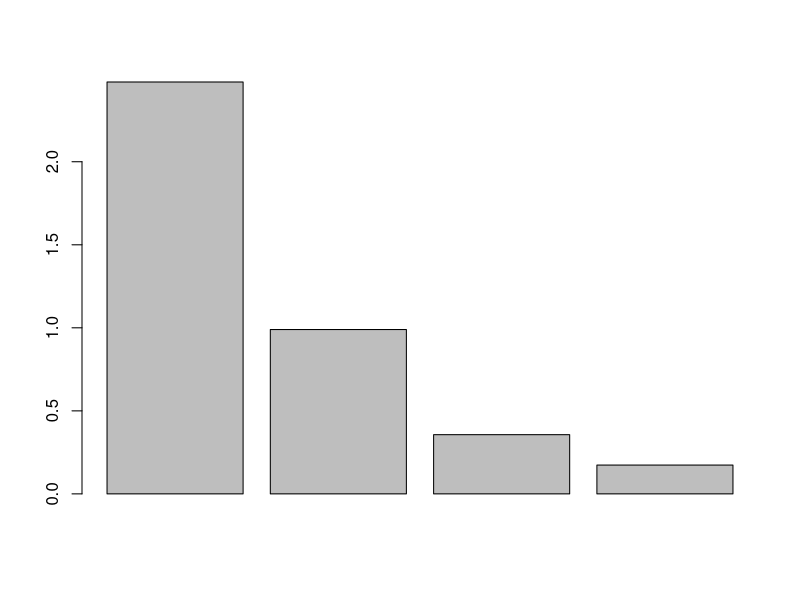
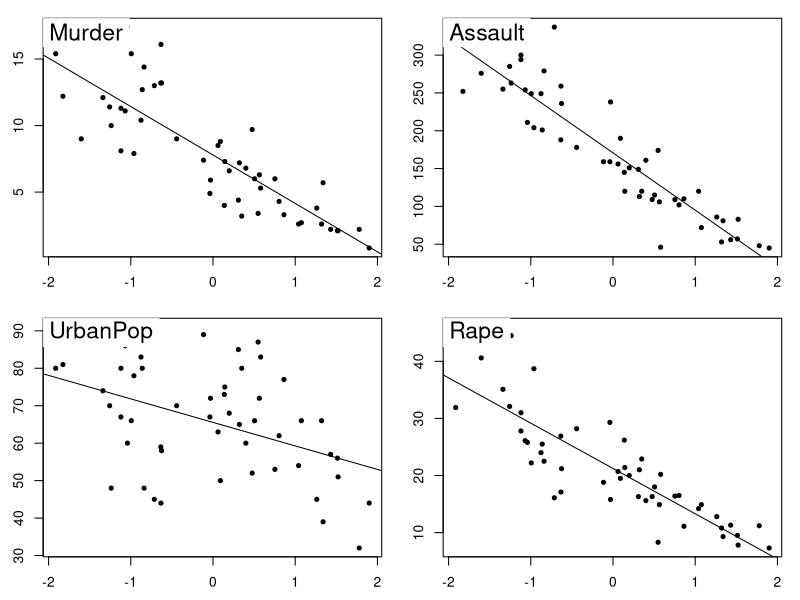
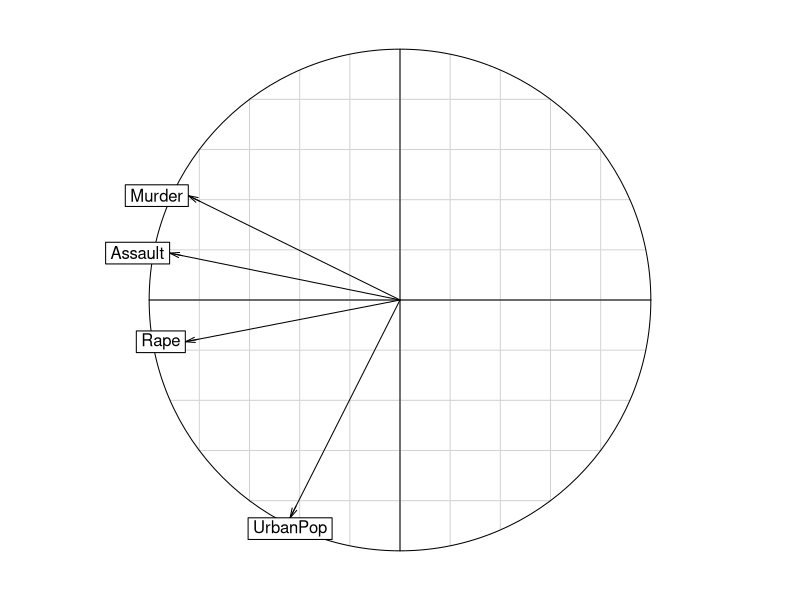
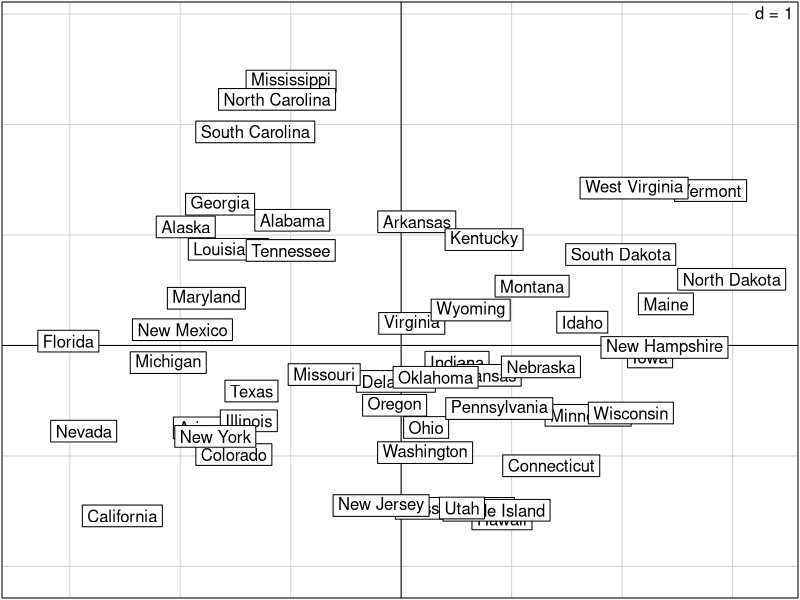
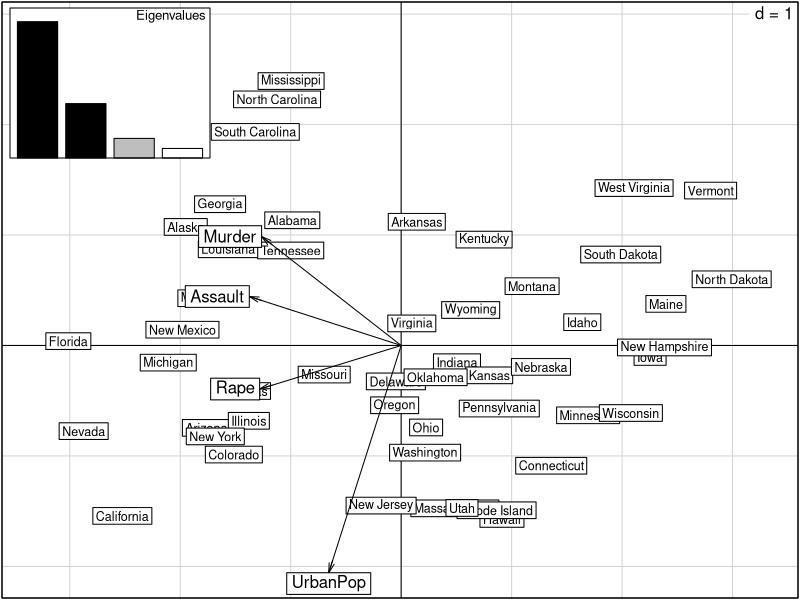
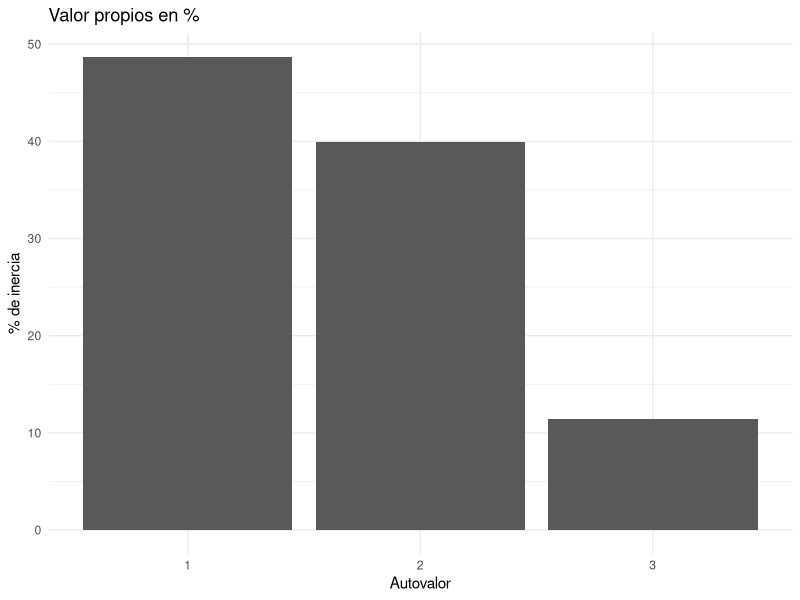
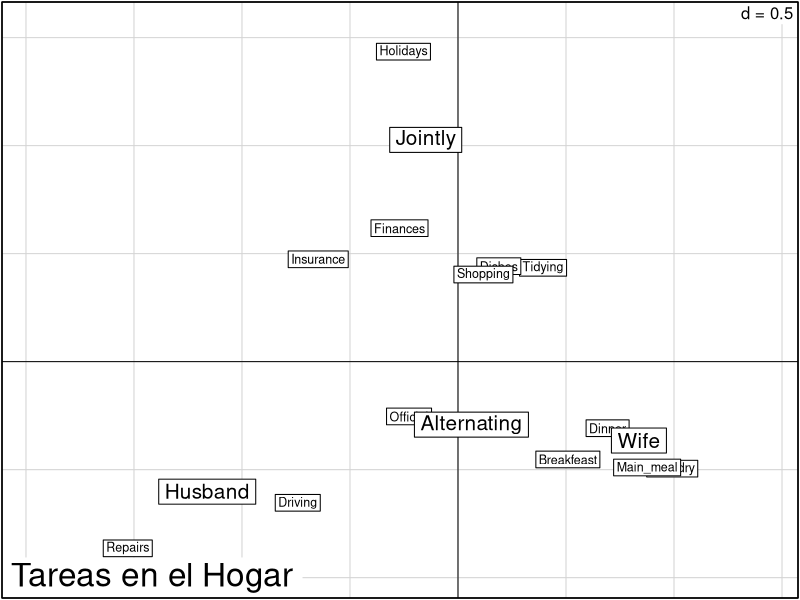
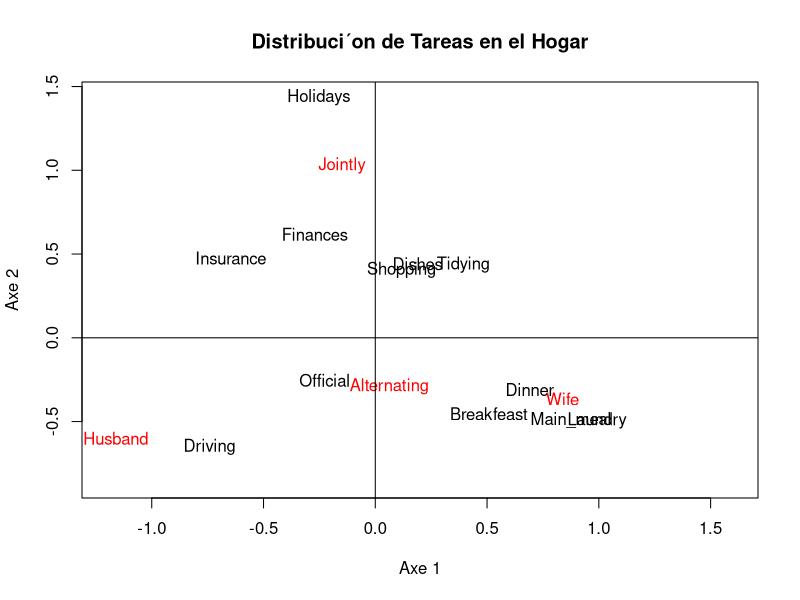

Reproduce these figures in R, in order.
## ---- chunk 1
knitr::opts_chunk$set(warning = FALSE, message = FALSE)
library(tidyverse) # To manipulate data, and other things
library(ggforce) # To use ggcircle
library(openxlsx) # To manipulate Excel
library(kableExtra) # To make beatiful tables
library(ade4)



tryCatch(
    {
        # Directorio donde se ubica el qmd
        directory <- dirname(rstudioapi::getSourceEditorContext()$path)
        setwd(directory) # Establecer el directorio del archivo como la raiz
    },
    error = function(e) {
        message("")
        print("")
    }
)
## ---- chunk 2
data(USArrests)

# We make the pca
acp_res <- dudi.pca(USArrests, scannf = FALSE, nf = 3)


# We check that type of the object acp_res
is.dudi(acp_res)


# We check the rank of the matrix
acp_res$rank


# We check the number of factors
acp_res$nf

# We check the eigen values
acp_res$eig

# We do a bar plot
barplot(acp_res$eig)

# We check the table centered, and also standarized
acp_res$tab

# We check the weights of the columns
acp_res$cw

# We get the weight of the rows
acp_res$lw

# We get the coordinates of the rows
acp_res$li

# We get the coordinates standarized of the rows
acp_res$l1

# We get the coordinates of the columns
acp_res$co

# We get the coordinates standarized of the columns
acp_res$c1

# We get a plot of the relation between the coordinates of the pca 1 vs variables
score(acp_res)


# Correlations circle
s.corcircle(acp_res$co)

# Principal plane
s.label(acp_res$li)

# Simmultanious correlation variables, and principal plane and value of eigen values
scatter(acp_res)
## ---- chunk 3
# We load the data
data(housetasks)


## ---- chunk 4
# We make a chi square test
chisq.test(housetasks)


## ---- chunk 5
# We estimate the row profiles
round(housetasks / apply(housetasks, 1, sum), 2)

# We estimate the column profiles
round(t(housetasks) / apply(t(housetasks), 1, sum), 2)

# We estimate the weight of the rows
round(apply(housetasks, 1, sum) / sum(housetasks), 2)

# We estima the weight of the columns
round(apply(housetasks, 2, sum) / sum(housetasks), 2)
## ---- chunk 6
# We make a afc
z <- dudi.coa(df = housetasks, scannf = F, nf = 3)

# We get the eigen values
round(z$eig, 2)


# Inertia explained by each eigen value
round(z$eig / sum(z$eig) * 100, 2)
## ---- chunk 7
# We make the plot of the eigen values to check the inertia, and the inflection point
inercia <- z$eig / sum(z$eig) * 100


# Bar plot
ggplot(, aes(x = c("1", "2", "3"), y = inercia)) +
    geom_bar(stat = "identity") +
    labs(x = "Autovalor", y = "% de inercia") +
    theme_minimal() +
    ggtitle("Valor propios en %")
## ---- chunk 8
# Factorial plane
scatter(z, method = 1, sub = "Tareas en el Hogar", posieig = "none")


# Second way to make factorial plane
plot(z$li[, 1], z$li[, 2], type = "n", xlab = "Axe 1", ylab = "Axe 2", xlim = c(-1.2, 1.6))
text(z$li[, 1], z$li[, 2], label = row.names(housetasks))
text(z$co[, 1], z$co[, 2], label = colnames(housetasks), col = "red")
title("Distribuci´on de Tareas en el Hogar")
abline(h = 0, v = 0)

## ---- chunk 9
# Coordinates of rows profiles
round(z$li, 2)


# Coordinates of columns profiles
round(z$co, 2)

## ---- chunk 10
# We estimate the contribution of the columns to the inertia
inertia.dudi(z, col.inertia = T)$col.abs


# We estimate the contribution of the rows to the inertia
inertia.dudi(z, row.inertia = T)$row.abs

## ---- chunk 11
# We read the data
profesiones <- read.xlsx("Ejercicios-Cap4.xlsx", 1)


# We make the afc

rownames(profesiones) <- profesiones[, 1]
profesiones <- profesiones[, -1]


profesiones_coa <- dudi.coa(df = profesiones, scannf = F, nf = 4)

scatter(profesiones_coa)
## ---- chunk 12
# Factorial plane 3-4
ggplot(, ) +
    geom_label(aes(x = profesiones_coa$li[, 3], y = profesiones_coa$li[, 4], label = rownames(profesiones))) +
    geom_label(aes(x = profesiones_coa$co[, 3], y = profesiones_coa$co[, 4], label = colnames(profesiones))) +
    geom_vline(xintercept = 0) +
    geom_hline(yintercept = 0) +
    theme_minimal() +
    labs(x = "Eje 3", y = "Eje 4") +
    ggtitle("Plano factorial 3-4")
## ---- chunk 13
# We estimate the row profiles
row_profiles_profesiones <- profesiones / apply(profesiones, 1, sum)
row_profiles_profesiones$profesion <- rownames(row_profiles_profesiones)
row_profiles_profesiones <- row_profiles_profesiones %>% gather(key = "Respuesta", value = "Valor", 1:5)

row_profiles_profesiones %>%
    filter(profesion %in% c("Agricultures ", "Patrón empresa o comercio ")) %>%
    ggplot(aes(x = Respuesta, y = Valor, fill = profesion)) +
    geom_bar(stat = "identity") +
    facet_wrap(. ~ profesion) +
    theme_minimal() +
    labs(fill = "Profesión", x = "Respuesta", y = "Valor")
## ---- chunk 14
exportaciones <- read.xlsx("Ejercicios-Cap4.xlsx", 2)
rownames(exportaciones) <- exportaciones[, 1]
exportaciones <- exportaciones[, -1]
## ---- chunk 15
exportaciones_coa <- dudi.coa(df = exportaciones, scannf = F, nf = 4)
scatter(exportaciones_coa, posieig = "none")
## ---- chunk 16
exportaciones_pca <- dudi.pca(df = exportaciones, scannf = F, nf = 4)
scatter(exportaciones_pca, posieig = "none")
## ---- chunk 17
# We load the data
data(ours)

# We show the table
ours

# We show a summary of the data
summary(ours)

# We make a dispersion plot, boxplot
boxplot(dudi.acm(ours, scan = FALSE))


# We make the disjuntive code
our_disyuntivo <- acm.disjonctif(ours)

# We make a burt table
acm.burt(ours, ours)


# ACM results
ours_acm <- dudi.acm(ours, scann = FALSE, nf = 3)

# We check the eigen values
apply(ours_acm$cr, 2, mean)

ours_acm$eig[1:ours_acm$nf]

# Plot of eigen values
inercia <- ours_acm$eig / sum(ours_acm$eig) * 100
barplot(inercia, ylab = "% de inercia", names.arg = round(inercia, 2))
title("Valor propios en %")


# Factorial plane representation
plot(ours_acm$li[, 1], ours_acm$li[, 2], type = "n", xlab = "Axe 1", ylab = "Axe 2", xlim = c(-1.2, 1.6))
text(ours_acm$li[, 1], ours_acm$li[, 2], label = row.names(ours))
text(ours_acm$co[, 1], ours_acm$co[, 2], label = colnames(our_disyuntivo), col = "red")
title("Distribución de 38 Osos")
abline(h = 0, v = 0)

# Main plane with intensities
s.value(ours_acm$li, ours_acm$li[, 3])
## ---- chunk 18
bb <- acm.burt(ours, ours)
bbcoa <- dudi.coa(bb, scann = FALSE)
plot(ours_acm$c1[, 1], bbcoa$c1[, 1])
bd <- acm.disjonctif(ours)
bdcoa <- dudi.coa(bd, scann = FALSE)
plot(ours_acm$li[, 1], bdcoa$li[, 1])
plot(ours_acm$co[, 1], dudi.coa(bd, scann = FALSE)$co[, 1])
## ---- chunk 19
df_ejercicio_6_cap_5 <- read.xlsx("./Ejercicios-Cap5.xlsx", 1)

perros <- df_ejercicio_6_cap_5 %>%
    select(-Raza) %>%
    mutate(across(where(is.numeric), as.factor))

perros_acm <- dudi.acm(df = perros[, -7], scann = FALSE, nf = 5)
## ---- chunk 20
# We make a plot of the inertia
(inercia <- perros_acm$eig / sum(perros_acm$eig) * 100)
cumsum(inercia)
barplot(inercia, ylab = "% de inercia", names.arg = round(inercia, 2))
title("Valor propios en %")

## ---- chunk 21
perros_disyuntivo <- acm.disjonctif(perros[, -7])
rownames(perros) <- df_ejercicio_6_cap_5$Raza
# Factorial plane representation
plot(perros_acm$li[, 1], perros_acm$li[, 2], type = "n", xlab = "Axe 1", ylab = "Axe 2", xlim = c(-1.2, 1.6))
text(jitter(perros_acm$li[, 1], amount = 0.1), jitter(perros_acm$li[, 2], amount = 0.1), label = row.names(perros))
# text((perros_acm$li[, 1]), (perros_acm$li[, 2]), label = row.names(perros))
text((perros_acm$co[, 1]), (perros_acm$co[, 2]), label = colnames(perros_disyuntivo), col = "red")
title("Distribución de 27 razas de perros")
abline(h = 0, v = 0)

## ---- chunk 22
funcion_suplementaria <- acm.disjonctif(perros %>% select(Func))
coord_funcion <- supcol(x = perros_acm, Xsup = funcion_suplementaria)


plot(perros_acm$li[, 1], perros_acm$li[, 2], type = "n", xlab = "Axe 1", ylab = "Axe 2", xlim = c(-1.2, 1.6))
text(jitter(perros_acm$li[, 1], amount = 0.1), jitter(perros_acm$li[, 2], amount = 0.1), label = row.names(perros))
# text((perros_acm$li[, 1]), (perros_acm$li[, 2]), label = row.names(perros))
text((perros_acm$co[, 1]), (perros_acm$co[, 2]), label = colnames(perros_disyuntivo), col = "red")
text((coord_funcion$cosup[, 1]), (coord_funcion$cosup[, 1]), label = colnames(funcion_suplementaria), col = "blue")
title("Distribución de 27 razas de perros, primer plano factorial")
abline(h = 0, v = 0)

## ---- chunk 23

plot(perros_acm$li[, 3], perros_acm$li[, 4], type = "n", xlab = "Axe 1", ylab = "Axe 2", xlim = c(-1.2, 1.6))
text(jitter(perros_acm$li[, 3], amount = 0.1), jitter(perros_acm$li[, 4], amount = 0.1), label = row.names(perros))
# text((perros_acm$li[, 1]), (perros_acm$li[, 2]), label = row.names(perros))
text((perros_acm$co[, 3]), (perros_acm$co[, 4]), label = colnames(perros_disyuntivo), col = "red")
text((coord_funcion$cosup[, 3]), (coord_funcion$cosup[, 4]), label = colnames(funcion_suplementaria), col = "blue")
title("Distribución de 27 razas de perros, plano factorial 2-3")
abline(h = 0, v = 0)
## ---- chunk 24
# We read the data
library(readxl)
df_itcr <- read_excel("./ComedorITCR-datos.xls")[, -1]



# Disjonctif code of itcr table first 9 columns
itcr_disyuntivo <- acm.disjonctif(as.data.frame(df_itcr %>% select(1:9)))


itcr_acm <- dudi.acm(df = as.data.frame(df_itcr %>% select(c(1:9))) %>% mutate(across(where(is.numeric), as.factor)), scann = FALSE, nf = 5)


# We are going to get the supplementart vary variable of disjointif code for qualitative
# variables
colnames(df_itcr)
disyuntivo_suplementarias <- acm.disjonctif(as.data.frame(df_itcr %>% select(Razón, Sexo, Ocupación)))
coord_suplementarias <- supcol(x = itcr_acm, Xsup = disyuntivo_suplementarias)

edad_sup <- data.frame((df_itcr$Edad - mean(df_itcr$Edad)) / sd(df_itcr$Edad))
v_h <- supcol(x = itcr_acm, Xsup = edad_sup)


coord_vh_continua <- v_h$cosup # / nrow(itcr_disyuntivo)

# We plot the variables, and the supplementary variables
plot(itcr_acm$li[, 1], itcr_acm$li[, 2], type = "n", xlab = "Axe 1", ylab = "Axe 2")
text(itcr_acm$li[, 1], itcr_acm$li[, 2], label = row.names(df_itcr))
text(itcr_acm$co[, 1], itcr_acm$co[, 2], label = colnames(itcr_disyuntivo), col = "red")
text(coord_suplementarias$cosup[, 1], coord_suplementarias$cosup[, 2], label = colnames(disyuntivo_suplementarias), col = "blue")
text(coord_vh_continua[1], coord_vh_continua[2], label = "Edad", col = "green")
title("Distribución ITCR plano factorial 1-2")
abline(h = 0, v = 0)
## ---- chunk 25
# We plot the variables, and the supplementary variables in factorial plane 3-4
plot(itcr_acm$li[, 3], itcr_acm$li[, 4], type = "n", xlab = "Axe 1", ylab = "Axe 2")
text(itcr_acm$li[, 3], itcr_acm$li[, 4], label = row.names(df_itcr))
text(itcr_acm$co[, 3], itcr_acm$co[, 4], label = colnames(itcr_disyuntivo), col = "red")
text(coord_suplementarias$cosup[, 3], coord_suplementarias$cosup[, 4], label = colnames(disyuntivo_suplementarias), col = "blue")
text(coord_vh_continua[3], coord_vh_continua[4], label = "Edad", col = "green")
title("Distribución ITCR plano factorial 3-4")
abline(h = 0, v = 0)
